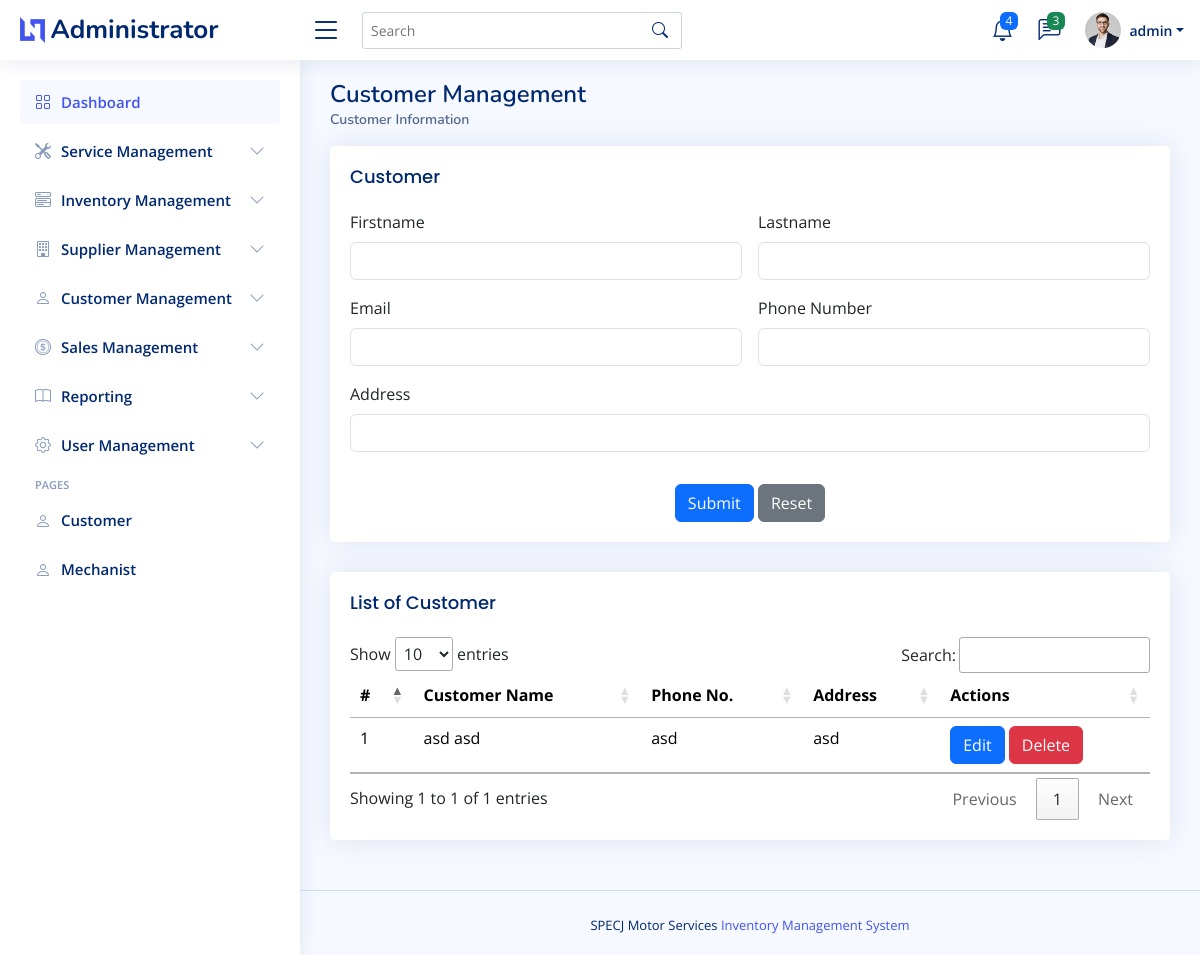
The app's page /admin/customer_page.php (signed in), older data.
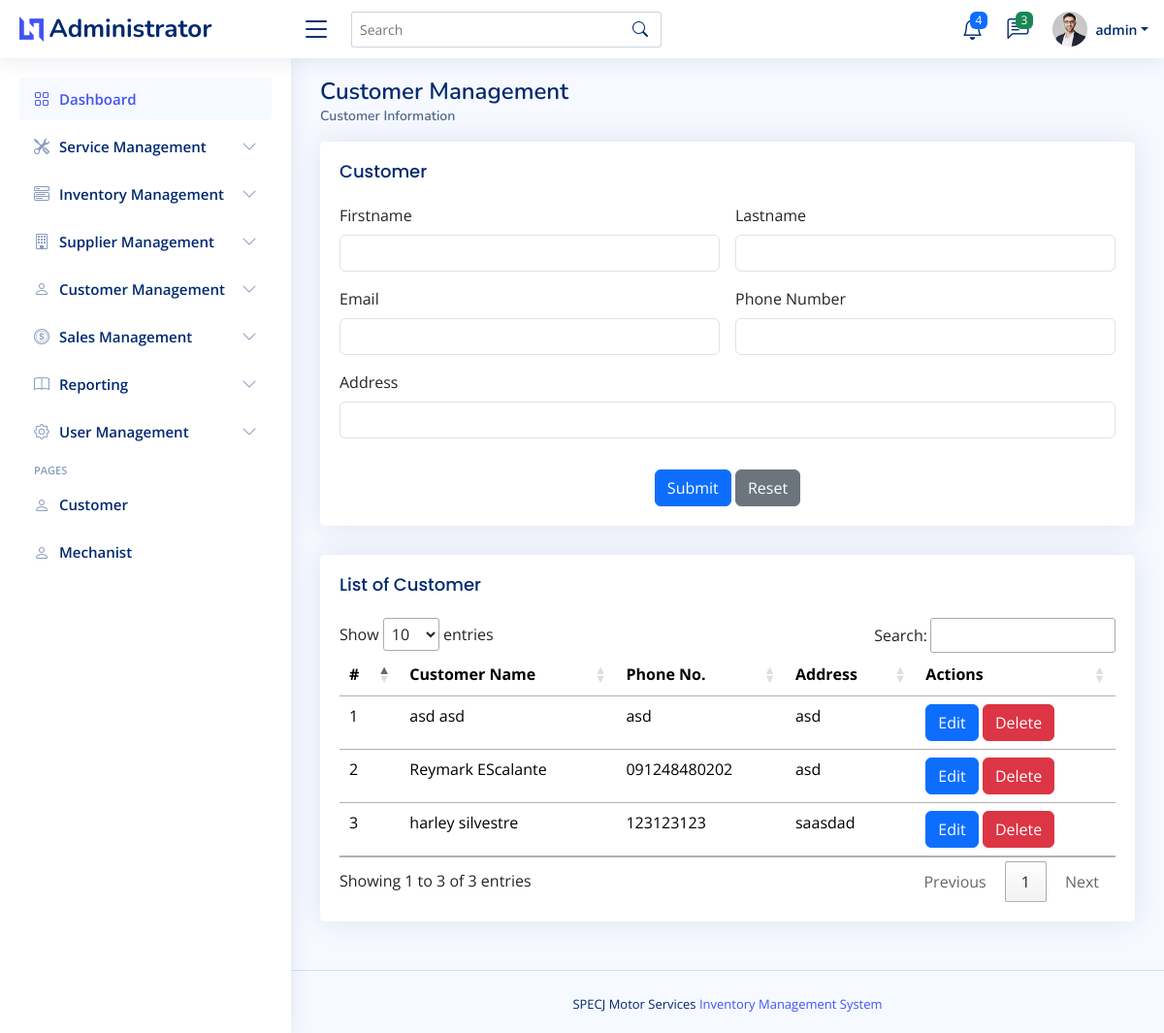
The same page, newer data.
### tables this page shows
CREATE TABLE `customers_tbl`  (
  `id` int NOT NULL AUTO_INCREMENT,
  `c_firstname` varchar(255) NOT NULL,
  `c_lastname` varchar(100) NOT NULL,
  `email` varchar(100) NOT NULL,
  `phone` varchar(20) NOT NULL,
  `address` text NOT NULL,
  `registrationDate` timestamp NOT NULL DEFAULT current_timestamp,
  PRIMARY KEY (`id`) USING BTREE
);

### admin/customer_page.php (the view, shortened to what the changed rows need)
<?php include("admin_header.php"); ?>
<body>
    <main id="main" class="main">
        <div class="pagetitle">
            <h1>Customer Management</h1>
        </div>
        <section class="section">
            <div class="row">
                <div class="col-lg-12">
                    <div class="card">
                        <div class="card-body">
                            <h5 class="card-title">List of Customer</h5>
                            <table class="table table-hover" id="customer_datatable">
                                <thead>
                                    <tr>
                                        <th scope="col">#</th>
                                        <th scope="col">Customer Name</th>
                                        <th scope="col">Phone No.</th>
                                        <th scope="col">Address</th>
                                        <th scope="col">Actions</th>
                                    </tr>
                                </thead>
                                <tbody>
                                    <?php
                                        $stmt = $connection->prepare("SELECT * FROM customers_tbl");
                                        $stmt->execute();
                                        $result = $stmt->get_result();
                                        $count = 1;
                                        while($row = $result->fetch_assoc()) {
                                            echo "<tr>";
                                            echo "<td>".$count."</td>";
                                            echo "<td>".$row['c_firstname'].' '.$row['c_lastname']."</td>";
                                            echo "<td>".$row['phone']."</td>";
                                            echo "<td>".$row['address']."</td>";
                                            echo "<td>";
                                            echo "<button class='btn btn-primary' data-toggle='modal' data-target='#editModal" . $row['id'] . "'>Edit</button> ";
                                            echo "<button class='btn btn-danger' data-toggle='modal' data-target='#deleteModal" . $row['id'] . "'>Delete</button>";
                                            echo "</td>";
                                            echo "</tr>";
                                            $count++;
                                        }
                                    ?>
                                </tbody>
                            </table>
                        </div>
                    </div>
                </div>
            </div>
        </section>
    </main>
    <?php include("admin_footer.php"); ?>
</body>
</html>

Row changes from the older to the newer data that the page shows:
added customers_tbl: c_firstname "Reymark", c_lastname "EScalante", phone "091248480202", address "asd"
added customers_tbl: c_firstname "harley", c_lastname "silvestre", phone "123123123", address "saasdad"
Text that changed along with them:
text written by a page script: "Show entries Search: Showing 1 to 1 of 1 entries Previous 1 Next" → "Show entries Search: Showing 1 to 3 of 3 entries Previous 1 Next"
